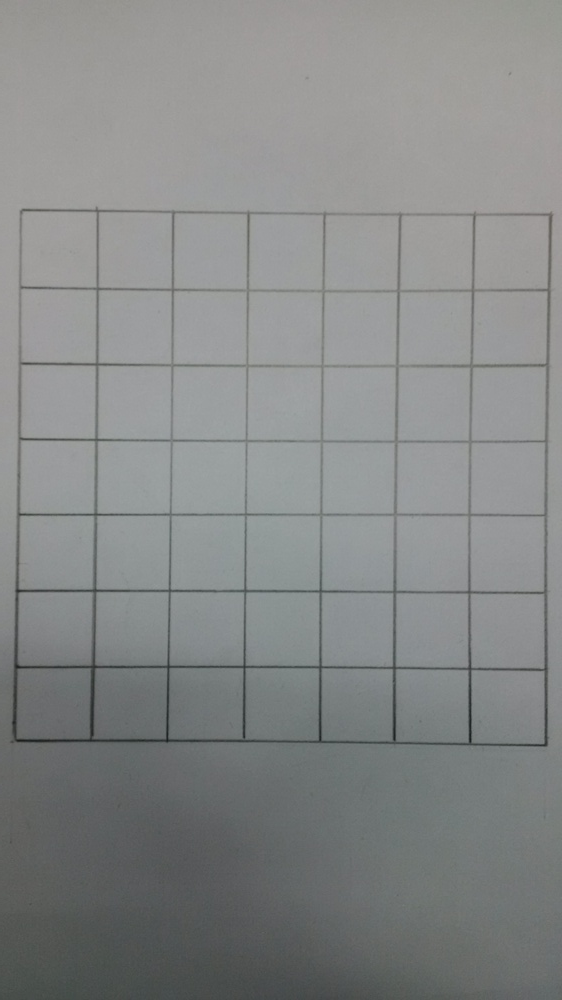
#> input picture image1.jpg, 562 x 1000 px, shrunk from 1728 x 3072 before the run
$ python expansion.py
#> lines starting #> are read from the running program, lines starting #| are printed output that depends on the picture; after the words box and inside, x2 and y2 are one past the last pixel; in counts of white or black regions, pixels touching at a corner belong together
import numpy
import cv2

def expan(z):
    for i in range(z.shape[0]):
        for j in range(z.shape[1]):
            if z[i][j] <= 10:
                range_i = [k for k in range(i-1,i+1)]
                range_j = [m for m in range(j-1,j+1)]
                for k in range_i:
                    for m in range_j:
                        if k >= 115:
                            k = 115
                        if m >= 115:
                            m = 115
                        z[k][m] = 0

    return z


if __name__ == '__main__':
    image = cv2.imread('image1.jpg', 0)
#> image: shape (1000, 562); min 28, max 164, mean 135.5
    for i in range(image.shape[0]):
        for j in range(image.shape[1]):
            if image[i][j] >= 127:
                image[i][j] = 255
            else:
                image[i][j] = 0
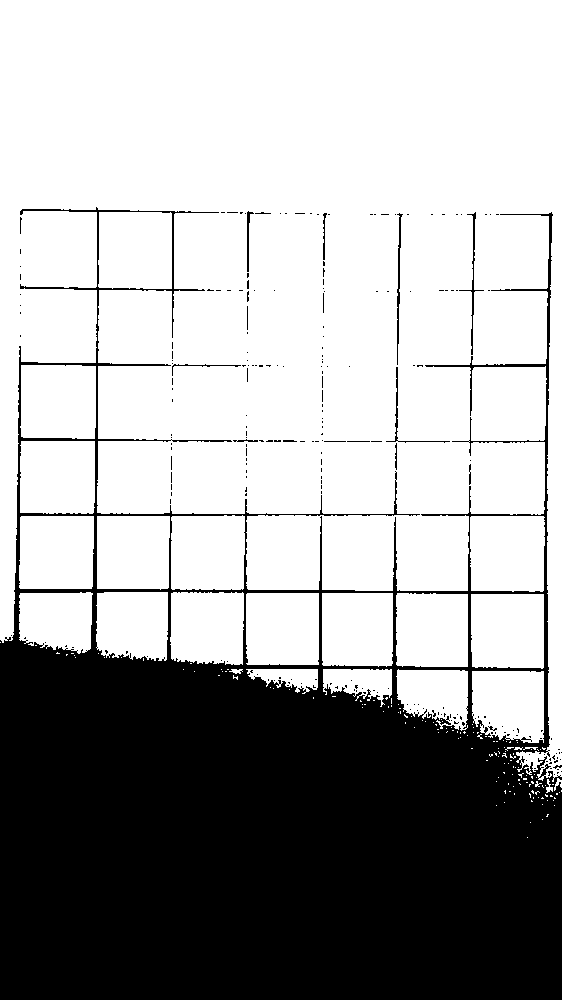
#> image: shape (1000, 562); 66.2% white; 233 black regions (218 under 20 px), largest, box (x1, y1, x2, y2) and area: (0, 207, 562, 1000) 187529, (397, 213, 403, 365) 296, (459, 212, 484, 355) 287
    cv2.namedWindow('image', cv2.WINDOW_NORMAL)
    cv2.imshow('image', image)
    cv2.waitKey(0)

$ run again, with img1.jpg copied over image1.jpg
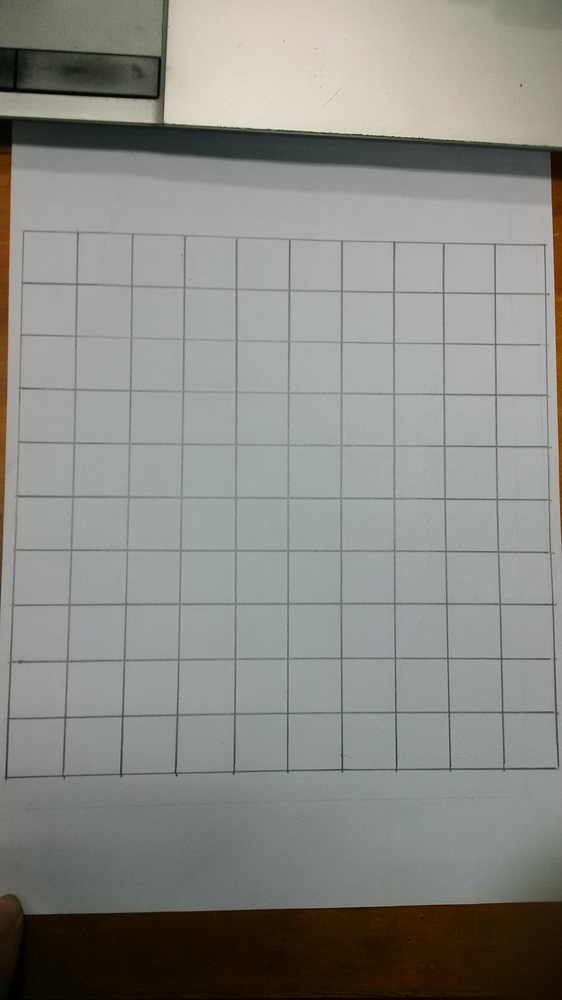
#> input picture img1.jpg, 562 x 1000 px, shrunk from 1728 x 3072 before the run
#> `image = cv2.imread('image1.jpg', 0)`:
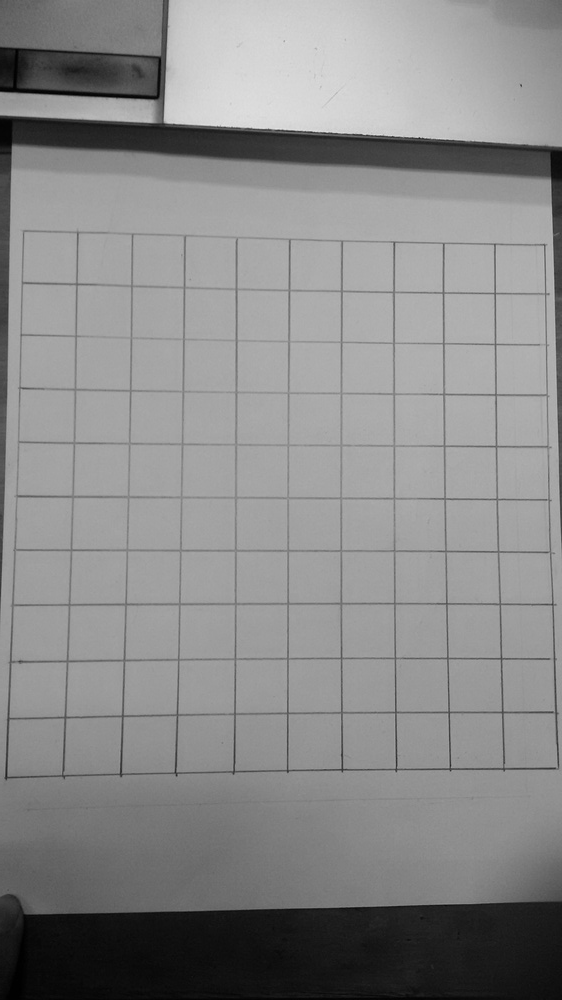
#> image: shape (1000, 562); min 0, max 227, mean 137.6
#> after the loop `for i in range(image.shape[0]):`:
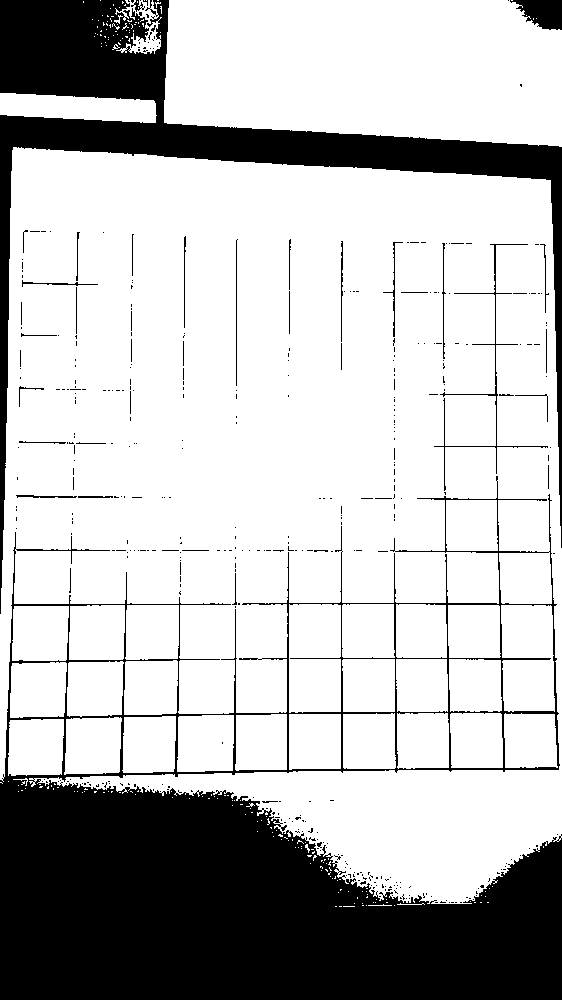
#> image: shape (1000, 562); 74% white; 413 black regions (373 under 20 px), largest, box (x1, y1, x2, y2) and area: (0, 476, 562, 1000) 101905, (0, 0, 562, 614) 39016, (510, 0, 562, 30) 1055
